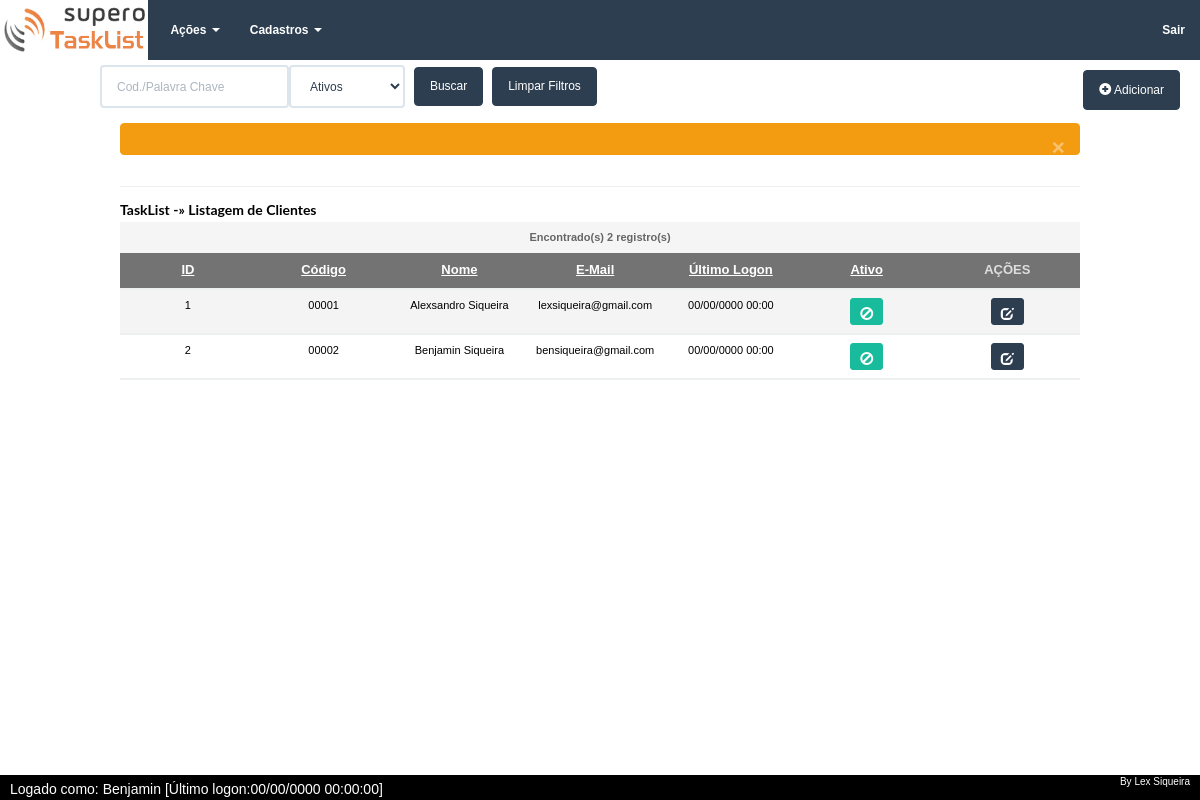
Screenshot of /sistema/usuarios/index.php (signed in) with the database file from the repository.
### tables this page shows
CREATE TABLE IF NOT EXISTS `areas_do_sistema` (
  `id` int(5) NOT NULL AUTO_INCREMENT,
  `nome` varchar(40) DEFAULT NULL,
  `caminho` varchar(40) DEFAULT NULL,
  `aninhado_em` int(5) NOT NULL DEFAULT '0',
  `ordem` int(5) NOT NULL DEFAULT '0',
  `criadoem` timestamp NOT NULL DEFAULT CURRENT_TIMESTAMP,
  `criadopor` int(30) NOT NULL,
  `alteradoem` timestamp NOT NULL DEFAULT '0000-00-00 00:00:00',
  `alteradopor` int(30) DEFAULT NULL,
  `ativo` int(1) DEFAULT '1',
  PRIMARY KEY (`id`)
);

CREATE TABLE IF NOT EXISTS `usuariostsk` (
  `id` int(30) NOT NULL AUTO_INCREMENT,
  `codigo` varchar(10) NOT NULL DEFAULT '0',
  `nome` varchar(80) NOT NULL,
  `email` varchar(50) NOT NULL,
  `senha` varchar(35) NOT NULL,
  `dt_ult_logon` timestamp NULL DEFAULT '0000-00-00 00:00:00',
  `observacao` text NOT NULL,
  `criadoem` timestamp NOT NULL DEFAULT '0000-00-00 00:00:00',
  `criadopor` int(30) NOT NULL,
  `alteradoem` timestamp NOT NULL DEFAULT '0000-00-00 00:00:00',
  `alteradopor` int(30) NOT NULL,
  `excluidoem` timestamp NOT NULL DEFAULT '0000-00-00 00:00:00',
  `excluidopor` int(30) NOT NULL,
  `ativo` int(1) DEFAULT '1',
  PRIMARY KEY (`id`)
);

### sistema/usuarios/index.php (called while the page is built, shortened)
<?php $titulo = "Clientes";
$par = "L";
$local=2;?>
<?php include ('../../inc/cabecalho.php'); ?>
<?php
$tabela = "usuariostsk";
$sql = "select mst.id as 'ID',
			mst.codigo as 'Código',
			mst.nome as 'Nome',
			mst.email as 'E-mail',
			DATE_FORMAT(mst.dt_ult_logon,'%d/%m/%Y %H:%i') as 'Último Logon',
			mst.ativo as 'Ativo',
			mst.id as 'AÇÕES' from $tabela mst
			where ";
$sql .= MontaFiltroCampos($_REQUEST,$tabela);
AutoGrid($sql);
?>
<?php include('../../inc/rodape.php'); ?>

### config/config_ini.php (called while the page is built, shortened)
<?php
$system_path = "/tasklist/sistema/";
	$registros_por_pagina = 20;
	$arqEd="cadastro.php";
	$ArrAtivoInativo['0']="Inativos";
	$ArrAtivoInativo['1']="Ativos";
	$ArrAtivoInativo['0,1']="Todos";
	$PathAux = str_replace( $system_path, '', $_SERVER["PHP_SELF"]);
	$ArrPath = explode("/",$PathAux);
	$ArquivoListagem  = $ArrPath[1];
   $estilo = 'class="form-control"';
	$disabled="";
	$value="0";
	$UsarItem=0;
?>

### inc/paginacaof.php (called while the page is built, shortened)
<?php
    $inicio = ($pagina*$registros_por_pagina)-$registros_por_pagina;
	 $sql .= " LIMIT $inicio,$registros_por_pagina";
?>

### inc/funcoes.php (the view, shortened to what this page needs)
<?php
function AutoGrid($sql){
	global $arqEd,$ArrDiaSemana, $estilo,
	$SPaginaLista,$filtros , $registros_por_pagina, $titulo, $ArquivoListagem,
	$ShownFilePath , $Alias, $post, $palavra, $return,$value,  $local,
	$total_registros, $disabled, $SIdUsuario, $ocultaid, $ArrPeriodos,
	$ArrAtivoInativo, $ArrStatTarefas, $tabela, $tipo, $ArrMeses;
	$tituloExibe = AjustaTitulo($titulo);
	$direcao = empty($_REQUEST['direcao'])?'asc':$_REQUEST['direcao'];
	$inativo = empty($_REQUEST['inativo'])?'0,1':$_REQUEST['inativo'];
	if(!strpos($arqEd,"?")):
		$arqEd = $arqEd."?";
	else:
		$arqEd = $arqEd."&";
	endif;
	$busca = empty($_REQUEST['busca'])?"":$_REQUEST['busca'];
	if(isset($_REQUEST['inativo'])):
	     $filtros .= "&inativo=".$_REQUEST['inativo'];
	endif;
	$arqLst = $ArquivoListagem;
	$resX = QueryOrDie($sql,$tabela);
	$total_registros = mysqli_num_rows($resX);
	$pagina = empty($_GET['pagina'])?1:$_GET['pagina'];
	require_once('../../inc/paginacaof.php');
	$OpenForm = " open-form";
	$res = QueryOrDie($sql,$tabela);
	$arq = '';
	$total_campos = mysqli_num_fields($res);
	$buscaDIV = '<div class="busca">
			<form id="filtrar_results" class="form-inline" action="'.$ArquivoListagem.'" method="post">
			<div class="btn-toolbar">';
	$PalavraChave = '<input type="text" class="form-control" placeholder="Cod./Palavra Chave" name="palavra" value=""/>';
	$btadd='<button type="button" class="btn btn-primary" title="(F2)" id="Adicionar" value="0">
		<span class="glyphicon glyphicon-plus-sign"></span>
		Adicionar
		</button>';
	$busca .= $PalavraChave;
	$return = 1;
	$busca .= ComboArray('inativo', $ArrAtivoInativo, $inativo,'','SITUAÇÃO');
	$busca .= ' <input class="btn btn-primary" type="submit" id="action" value="Buscar" />
	<input class="btn btn-primary" type="button" id="limpa_busca" value="Limpar Filtros"  onclick="LinkSimples(\''.$ArquivoListagem.'\');"/>
	  </div>
	<input type="hidden"  name="busca" id="busca" value="busca"/>
</form>
</div>
	<br />';
	$busca .= OpenFormDialog($tabela,$OpenForm,$tituloExibe);
	$titulo = '<h3 class="list-header">'.$titulo.'</h3>';
	echo $buscaDIV.$busca.$titulo.$btadd;
	$larguratbs='100%';
	echo '<table width="'. $larguratbs.'" border="0" cellspacing="0" class="table" cellpadding="0">';
	if($direcao =='desc'):
		$direcao ='asc';
	else:
		$direcao ='desc';
	endif;
    echo '<tr class="cabe_grid">
	<td colspan="'.$total_campos.'" class="erro">Encontrado(s) <strong>'.$total_registros.'</strong> registro(s) </td>
	</tr>
	  <tr class="cabecalhotabela">';
	  $fieldinfo=mysqli_fetch_fields($res);
	  $i=0;
	  foreach($fieldinfo as $val):
		$nome_campo = $val->name;
		$nome_campo = ucfirst($nome_campo);
		$string = "";
		$string .= "<td";
		$porcent =  ((int)(100/($total_campos)))."%";
		$ordenacaoI = '<a href="'.$arqLst.'?'.$filtros.'&direcao='.$direcao.'&ordem='.($i+1).'&pagina='.$pagina.'" title="Ordenar por '.$nome_campo.'">';
		$ordenacaoF = "</a>";
		$NomeUpper = strtoupper($nome_campo);
		$cssocultaid = "col_normal";
		if($NomeUpper=='CÓDIGO'):
			$porcent = "9%";
			$cssocultaid = "col_cod";
		elseif($nome_campo=='AÇÕES'):
			$cssocultaid .= " col_acoes";
			$porcent = "15%' align='center";
			$ordenacaoI = "";
			$ordenacaoF = "";
		endif;
		$string .= "  class='$cssocultaid' width='$porcent'>";
		$string .= $ordenacaoI.$nome_campo.$ordenacaoF;
		$string .="</td>";
		echo $string;
		$i++;
	  endforeach;
	  echo '</tr>
  <tbody>';
	 if($total_registros>0):
		$class="";
		while($reg=mysqli_fetch_array($res)):
			$altura = " height='25'";
			$classAd = "";
			if($class=="tr1"):
				$class="tr2";
			else:
				$class="tr1";
			endif;
			echo '<tr class="'.$class.$classAd.'">';
			 $fieldinfo=mysqli_fetch_fields($res);
			$i = 0;
			foreach ($fieldinfo as $val):
				$nome_campo = $val->name;
				$nome_campo = strtoupper($nome_campo);
				$cssocultaid = "col_normal";
				if($nome_campo=='AÇÕES'||$nome_campo=='CÓDIGO'):
					$cssocultaid .= " col_acoes";
				endif;
				echo "<td class='$cssocultaid' $altura > ";
				if($nome_campo!='AÇÕES'):
					switch($nome_campo):
						case 'ATIVO':
							$ExibTitle="EXCLUIR";
							$ACAO = '0';
							$icon = "ban-circle";
							$btnsituacao = "success";
							echo '<div id="ShowSituacao">
							<button type="button" class="btn btn-sm btn-'.$btnsituacao.'" title="'.$ExibTitle.'" onclick="confirm_trocasituacao('.$reg[0].',\''.$ACAO.'\',\''.$reg[1].'\',\''.$tabela.'\',\'ativo\')">
								<span class="glyphicon glyphicon-'.$icon.'"></span>
							</button>
						</div>';
						break;
						default:
							echo $reg[$i];
						break;
					endswitch;
				else:
					echo ' <button type="button" class="btn btn-sm btn-primary '.$OpenForm.'" title="Editar" value="'.$reg[$i].$arq.'">
						<span class="glyphicon glyphicon-edit"></span>
					</button>';
				endif;
				echo "</td>";
				$i++;
		   endforeach;
		  echo '</tr></tbody>';
	  endwhile;
	 else:
		  echo '</tbody><tr>
			<td colspan="'.($total_campos).'" align="center" class="bg-warning">Nenhum item econtrado! </td>
		  </tr>';
		endif;
	  echo '
	</table> ';
}
function CabecalhoSite($local){
	global $SIdUsuario, $HTTP, $titulo, $local, $id,  $linkcomum;
	$conteudo = '
	<link href="../../inc/AdminTheme.css" rel="stylesheet"/>';
	if(isset($_SESSION[$SIdUsuario])):
		MenuAdmin();
	else:
		$conteudo .= '<img src="'.IMAGENS.'comuns/logo_sistema.png" id="logo" height="100">';
	endif;
	echo $conteudo;
}
function MenuAdmin($OcultaMenu=0){
	$fonte12 = '';
	 ?>
     <div class="navbar navbar-default navbar-fixed-top" role="navigation" style="font-size:12px;font-weight:bold;">
         <div class="container-fluid">
           <?php
		   $NavbarHeader = ' <div class="navbar-header">
           <button type="button" class="navbar-toggle" data-toggle="collapse"data-target=".navbar-collapse">
             <span class="sr-only">Toggle navigation</span>
              <span class="icon-bar"></span>
              <span class="icon-bar"></span>
              <span class="icon-bar"></span>
           </button>';
		   $ALink = '<a href="../tarefas/index.php">';
		   $FLink = '</a>';
		   $LinkLogo = '<img src="../../imagens/comuns/logo_sistema.png" id="logo_sistema">';
		   echo $NavbarHeader;
		   echo $ALink.$LinkLogo.$FLink;
		   	?>
          </div>
          <div class="navbar-collapse collapse">
          	<div id="menu">
                <ul class="nav navbar-nav">
        <?php $linksair='';
         if(!$OcultaMenu):
                $SqlMenus = "Select id, nome, IF(LENGTH(caminho)=0, '' ,CONCAT('../',caminho,'/')) as caminho from areas_do_sistema where aninhado_em=0 and ativo=1 order by ordem";
                $QueryMenus = QueryOrDie($SqlMenus,"Menu");
                $totalM = mysqli_num_rows($QueryMenus);
                if($totalM>0):
                    while($RegMenus = mysqli_fetch_array($QueryMenus)):
                        $link="#";
                        $DropDown=' class="dropdown"';
                        $DropDown2=' class="dropdown-menu"';
                        $ArrowDown=' <b class="caret"></b>';
                        $Dropdowntoggle=' class="dropdown-toggle" data-toggle="dropdown"';
                        $nome_link = $RegMenus[1];
                        echo '
                        <li'.$DropDown.' >
                            <a href="'.$link.'"'.$Dropdowntoggle.' >'.$nome_link.' '.$ArrowDown.'</a>
                            <ul'.$DropDown2.' style="'.$fonte12.'">';
                        echo '</ul></li>';
                    endwhile;
                endif;
        ?>
        </ul>
     <?php
		 $linksair='
		 <ul class="nav navbar-nav navbar-right">
			<li><a href="../logout/">Sair</a></li>
		 </ul>';
	 echo $linksair;
	endif; ?>
    		</div>
          </div>
         </div>
        </div>
    <?php
}
function ExibirTitCadEd($texto,$par){
	global $local,$SAcademia;
	$titulo_aux = "";
	$titaux="";
	if($local>1):
		if($texto=="Fluxo de Caixa"):
			$texto="$texto";
		else:
			$titaux = "TaskList -&raquo;";
			if($par!=""&&$par!="R"):
				$titulo_aux = " Cadastro de ";
				if($par=="L"):
					$titulo_aux =  " Listagem de ";
				else:
					$titaux="";
					if($par>0):
						$titulo_aux = " Edição de ";
					endif;
				endif;
			endif;
		endif;
	endif;
	return ucfirst($titaux).ucfirst($titulo_aux.$texto);
}
function ComboArray($nomecampo,$Array,$sel,$onchange="",$Rotulo='Escolha'){
	global $estilo, $disabled, $value, $UsarItem, $return;
	$combo = "<select name='$nomecampo' id='$nomecampo' $disabled $estilo $onchange>";
	if(strlen($value)>0):
		$combo .= "<option value='$value'>$Rotulo</option>";
	endif;
	foreach($Array as $i=>$item):
		$combo .= "<option value='$i'";
		if($i==$sel):
			$combo .= "selected='selected'";
		endif;
		$combo .= ">$item</option>";
	 endforeach;
	$combo .= "</select>";
	if($return):
		return $combo;
	else:
		echo $combo;
	endif;
}
function QueryOrDie($sql,$item){
	global $conexao;
	$Aux_query = mysqli_query($conexao,$sql) or die("<br />Erro: $item:".mysqli_error($conexao)."<br /> Consulta executada:<span class='list-group-item-info'>$sql</span>");
	return $Aux_query;
}
function GetWidthHeigh($tabela){
	$ArrRet = array();
	$ArrRet['dialog_w']="60%";
	$ArrRet['dialog_h']="550";
	return $ArrRet;
}
function AjustaTitulo($titulo){
	$ArrTit = explode("-&raquo;",$titulo);
	if(isset($ArrTit[1])):
		$Tit = $ArrTit[1];
	else:
		$Tit = $ArrTit[0];
	endif;
	$Tit = str_replace("Listagem de ","",$Tit);
	return $Tit;
}
function OpenFormDialog($tabela,$OpenForm,$tituloExibe){
	global $arqEd,$SAcademia;
	$ArrScrItens = GetWidthHeigh($tabela);
		$script = '<script type="text/javascript">
$( function() {
/* variaveis pra controle do form/dialog*/
	var record_w_V = "'.$ArrScrItens['dialog_w'].'",
	record_h_V = '.$ArrScrItens['dialog_h'].',
	new_label_V = "Cadastro de ",
	updt_label_V = "Edição de ",
	screen_name = "'.$tituloExibe.'",
	inactivate_msg_V = "Desativar",
	tabela = "'.$tabela.'";
//Controlar as caixas de diálogo quando abrir no celular
	var Larg = $(document).width();
	if(Larg<550){
		record_w_V="95%";
	}
	var dialog = $("#dialog_form").dialog({
      autoOpen: false,
      width: record_w_V,
      height: record_h_V,
      modal: true
    });
    $( "#Adicionar" ).click(function() {
		var IdVal = $(this).val();
		//alert("Teste");
		OpenDialog(IdVal,"'.$arqEd.'");
    });
	';
	$script .= '
    $( ".open-form" ).click(function() {
		var IdVal = $(this).val();
		//alert(IdVal);
		OpenDialog(IdVal,"'.$arqEd.'");
    });
	';
	$script .= '
	$( ".inactivate" ).click(function() {
		var BtId = $(this).val();
		var Arr = BtId.split("#");
		confirm_desativar(Arr[0],Arr[1],Arr[2],inactivate_msg_V,tabela);
    });
	function OpenDialog(IdVal,url){
		var record_h = record_h_V;
		if(IdVal!="0"){
			titulo = updt_label_V+screen_name;
			titulo = titulo+" ["+IdVal+"]";
		}else{
			titulo = new_label_V+screen_name;
			record_h -=50;
		}
		url += "id="+IdVal;
		$("#dialog_form").dialog( "option", "title",  titulo);
		$("#dialog_form").dialog( "option", "width",  record_w_V);
		$("#dialog_form").dialog( "option", "height",  record_h);
		url = Crc(url);
		$("#content_form").load(url, function(responseTxt, statusTxt, xhr){
			if(statusTxt == "success"){
				//oculta os erros se houverem
				$( "#divError" ).hide();
				dialog.dialog("open");
			}
		});
	}//OpenDialog
	});//ONLOAD
	</script>
<div id="dialog_form" title="Titulo do formulario">
    <div id="divError" class="alert alert-dismissible alert-warning">
        <button type="button" id="closemsgerr" class="close">&times;</button>
	        <div id="msgerr">
            </div>
        </div>
		<div id="content_form">
	</div>
</div>
';
	return $script;
}
?>

### inc/AdminTheme.css (style rules this page uses)
body { padding-top:50px; font-family:Tahoma, Geneva, sans-serif; background:#FFF; color:#000; }
#logo_sistema { position:absolute; height:60px; left:0px; top:0px !important; }
#Adicionar { position:fixed; top:70px; right:20px; }
#menu { position:relative; width:88%; left:12%; }
.busca { position:relative; top:5px; max-width:1200px; width:100%; display:inline; left:-15px; height:100px; }
.list-header { font-size:14px; font-weight:bold; height:35px; padding-top:15px; position:relative; top:10px; border-top: 1px solid #eee; }
.cabe_grid { font-family:Verdana, Geneva, sans-serif; font-size:11px; color:#666; background:#f5f5f5; text-align:center; font-weight:bold; }
.tr1, .tr2 { font-family:Verdana, Geneva, sans-serif; font-weight:normal; font-size:11px; text-align:center; border-bottom:2px solid #ecf0f1; }
.tr1 { background:#f4f4f4; }
.tr2 { background:#ffffff; }
.cabecalhotabela { font-size:13px; color:#dedede; background:#737373; text-align:center; font-weight:bold; }
.cabecalhotabela a { color:#FFF; text-transform:capitalize !important; }
.col_normal, .col_acoes, .col_cod { position:relative; text-align:center; }
.table { top:-30px; }

### rows the page displays
areas_do_sistema: nome "Ações"
areas_do_sistema: nome "Cadastros"
usuariostsk: id "1", codigo "00001", nome "Alexsandro Siqueira", email "lexsiqueira@gmail.com", i "00/00/0000 00:00"
usuariostsk: id "2", codigo "00002", nome "Benjamin Siqueira", email "bensiqueira@gmail.com", i "00/00/0000 00:00"

### other values shown
$titulo "TaskList -» Listagem de Clientes"
$total_registros "2"
$string "ID"
$string "Código"
$string "Nome"
$string "E-Mail"
$string "Último Logon"
$string "Ativo"
$string "AÇÕES"
$ArrNome[0] "Benjamin"
$_SESSION[$SDtUltLogon] "00/00/0000 00:00:00"
form field inativo "Ativos"
